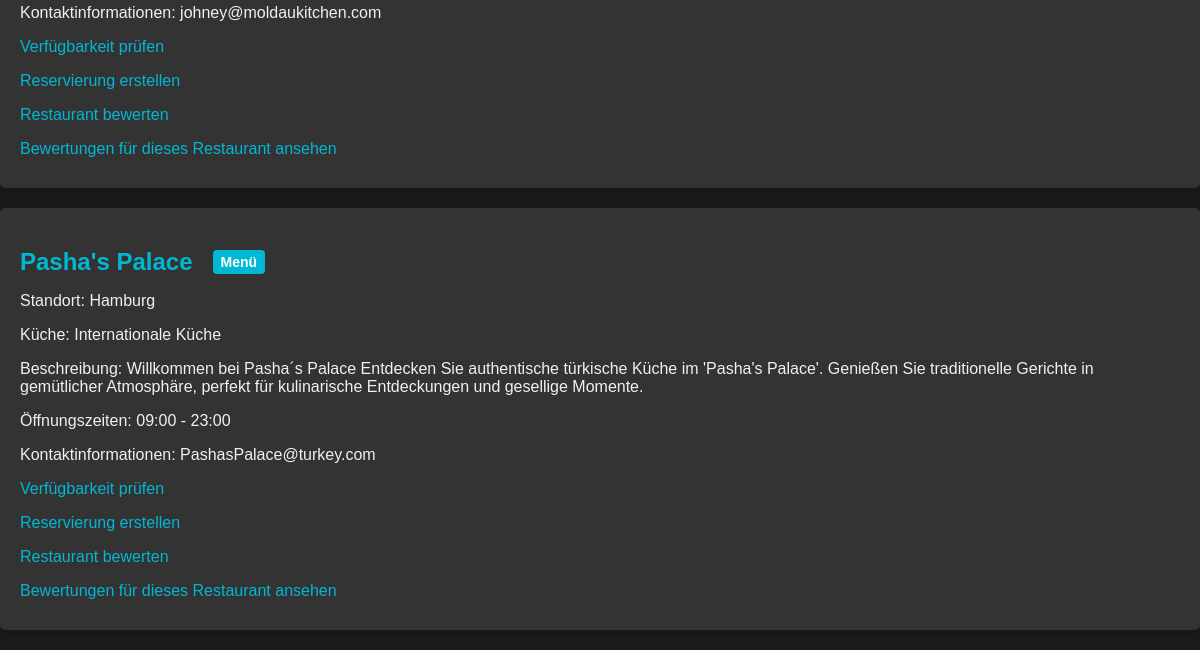
Page /restaurant/restaurants (lower part) on the earlier database version.
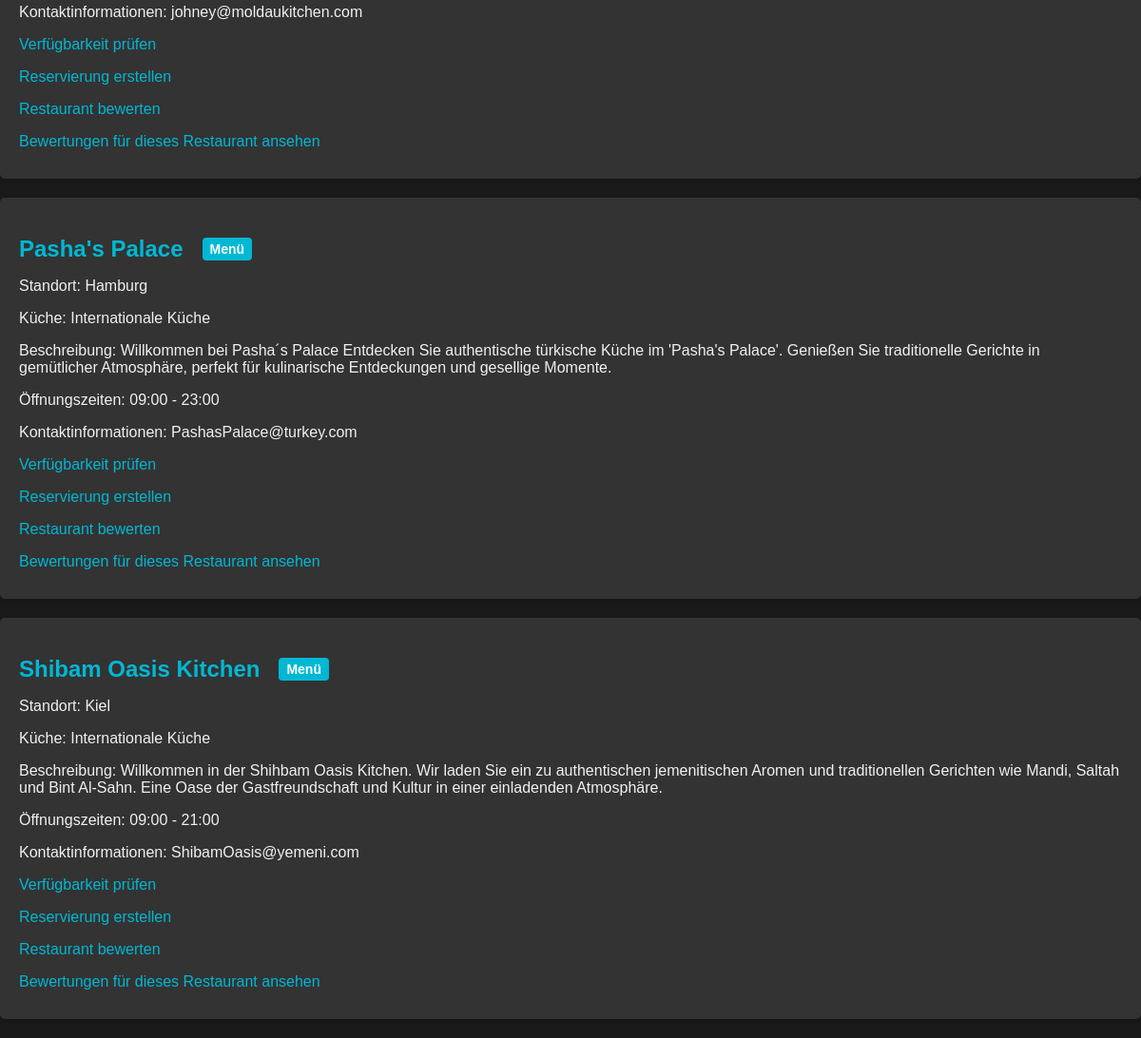
Same page on the later database version.
### restaurant/models.py (models this page shows, shortened)
class Restaurant(models.Model):
    owner = models.ForeignKey(UserProfile, on_delete=models.CASCADE, related_name='owned_restaurants')
    name = models.CharField(max_length=100)
    location = models.CharField(max_length=100)
    cuisine = models.CharField(max_length=50, choices=Choices.PREFERENCE_CHOICES)
    description = models.TextField(blank=True)
    opening_hours = models.CharField(max_length=100)
    contact_info = models.CharField(max_length=100)
    capacity = models.IntegerField(default=0)

### restaurant/views.py (the view)
# urls.py: path("restaurants",views.restaurant_list,name="restaurant_list"),
def restaurant_list(request):
    restaurants = Restaurant.objects.all()
    return render(request, 'restaurant/restaurant_list.html', {'restaurants': restaurants})

### restaurant/templates/restaurant/restaurant_list.html (shortened to what this page needs)
{%extends 'restaurant/base.html'%}
{%load static%}
{%block extra_css%}
    <link rel="stylesheet" href="{% static 'restaurant/list_style.css' %}" type="text/css">
{%endblock%}
{%block content%}
    <div class="restaurant-list">
        <ul>
            {% for restaurant in restaurants %}
            <li>
                <h2>
                    <a href="{% url 'restaurant_menu' restaurant.id %}">{{ restaurant.name }}</a>
                    <span class="menu-label">Menü</span>
                </h2>
                <p>Standort: {{ restaurant.location }}</p>
                <p>Küche: {{ restaurant.get_cuisine_display }}</p>
                <p>Beschreibung: {{ restaurant.description }}</p>
                <p>Öffnungszeiten: {{ restaurant.opening_hours }}</p>
                <p>Kontaktinformationen: {{ restaurant.contact_info }}</p>
                <p><a href="{% url 'view_tables' restaurant.id %}">Verfügbarkeit prüfen</a></p>
                <p><a href="{% url 'create_reservation' restaurant.id %}">Reservierung erstellen</a></p>
                <p><a href="{% url 'create_feedback' restaurant.id %}">Restaurant bewerten</a></p>
                <p><a href="{% url 'view_feedback' restaurant.id %}">Bewertungen für dieses Restaurant ansehen</a></p>
            </li>
            {% endfor %}
        </ul>
    </div>
{%endblock%}

Differences in the rows shown:
added Restaurant: name "Shibam Oasis Kitchen", location "Kiel", cuisine "Internationale Küche", description "Willkommen in der Shihbam Oasis Kitchen. Wir laden Sie ein zu authentischen jemenitischen Aromen und traditionellen Gerichten wie Mandi, Saltah und Bint Al-Sahn. Eine Oase der Gastfreundschaft und Kultur in einer einladenden Atmosphäre.", opening_hours "09:00 - 21:00", contact_info "ShibamOasis@yemeni.com"
